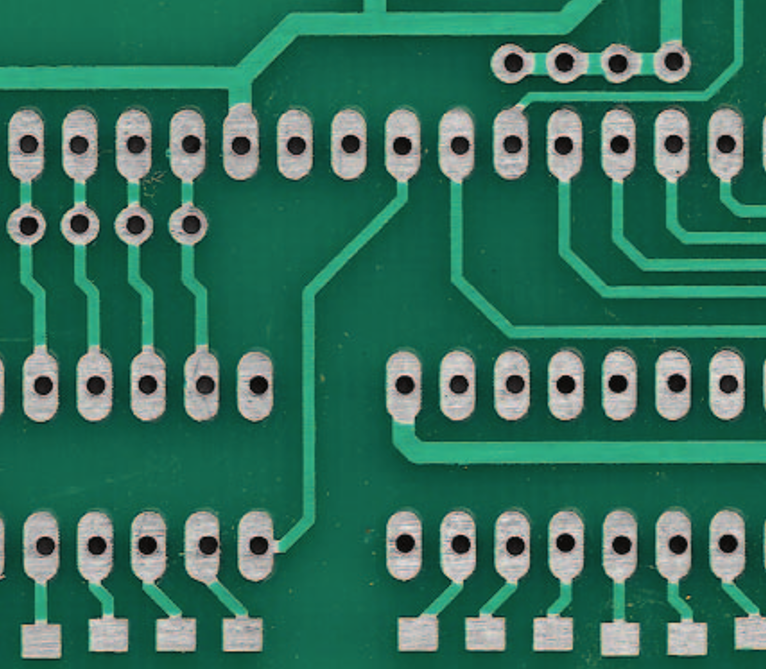
#> input picture Images/PCB1.png, 766 x 669 px, given in place of test.png, which was not available
$ jupyter execute PCB_Defect_Detection_Using_Image_Processing.ipynb   (shell and % lines are left out)   (text cells are left out)
#> lines starting #> are read from the running program, lines starting #| are printed output that depends on the picture; after the words box and inside, x2 and y2 are one past the last pixel; in counts of white or black regions, pixels touching at a corner belong together; pictures that were not available may be replaced by others from this repository, and a replacement may not be noted
[cell 1]
%cd '/content/drive/MyDrive/Image Processing Project/Test Images'

[cell 2]
import cv2 as cv
import numpy as np
import matplotlib.pyplot as plt
from google.colab.patches import cv2_imshow

[cell 3]
test_img = cv.imread('test.png')
#> test_img is the input picture: shape (669, 766, 3); mean B, G, R 91.4, 112.1, 51
template_img = cv.imread('template.png')
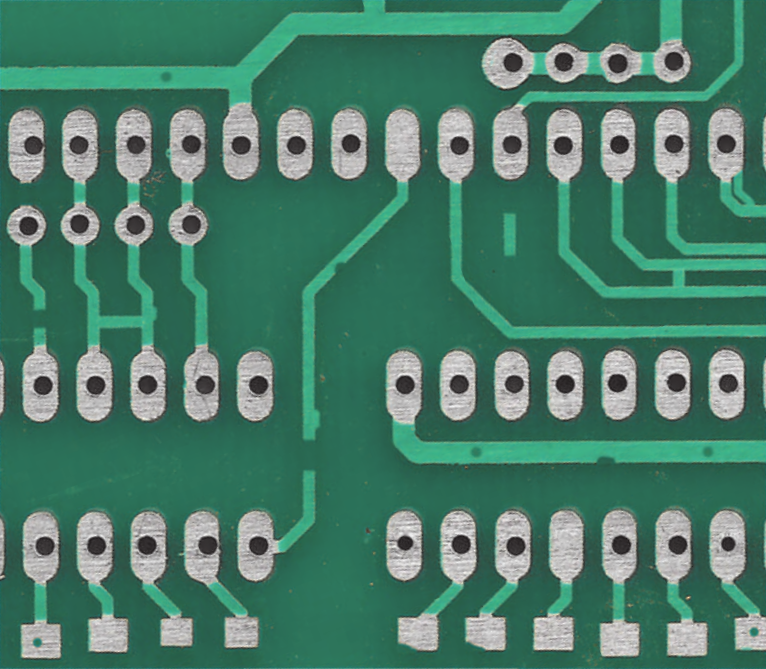
#> input picture Images/template.png, 766 x 669 px, found by its file name
#> template_img is the input picture: shape (669, 766, 3); mean B, G, R 105.2, 123.7, 73.1

f, ax = plt.subplots(1,2,figsize=(12,6))
ax[0].imshow(cv.cvtColor(template_img, cv.COLOR_BGR2RGB))
ax[0].axis('off')
ax[0].title.set_text('Working PCB')

ax[1].imshow(cv.cvtColor(test_img, cv.COLOR_BGR2RGB))
ax[1].axis('off')
ax[1].title.set_text('Defected PCB')
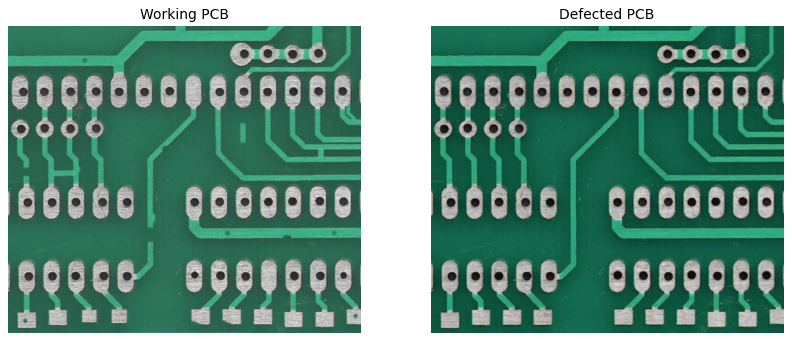
#> figure drawn by matplotlib, 2 panels

[cell 4]
gray_test_img = cv.cvtColor(test_img,cv.COLOR_BGR2GRAY)
gray_template_img = cv.cvtColor(template_img,cv.COLOR_BGR2GRAY)
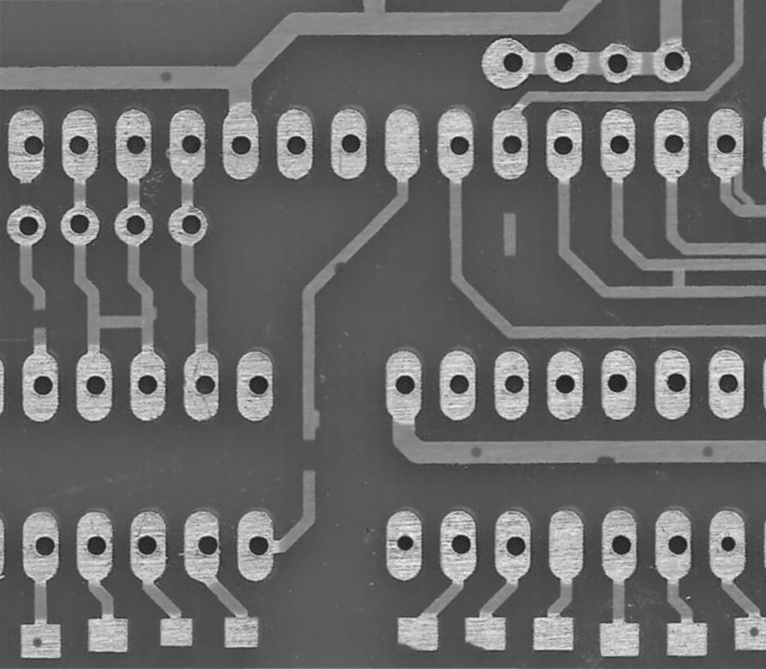
#> gray_template_img: shape (669, 766); min 28, max 246, mean 106.5

f, ax = plt.subplots(1,2,figsize=(12,6))
ax[0].imshow(gray_template_img,cmap='gray')
ax[0].axis('off')
ax[0].title.set_text('Working PCB')

ax[1].imshow(gray_test_img,cmap='gray')
ax[1].axis('off')
ax[1].title.set_text('Defected PCB')

[cell 5]
hist_test = cv.calcHist([gray_test_img],[0],None,[256],[0,256])
#> hist_test = 256 values, max 17107 at index 62, min 0 at index 0, mean 2001.8
hist_template = cv.calcHist([gray_template_img],[0],None,[256],[0,256])
#> hist_template = 256 values, max 21612 at index 81, min 0 at index 0, mean 2001.8

f, ax = plt.subplots(1,2,figsize=(15,5))
ax[0].plot(hist_template)
ax[0].title.set_text('Working PCB')

ax[1].plot(hist_test)
ax[1].title.set_text('Defected PCB')
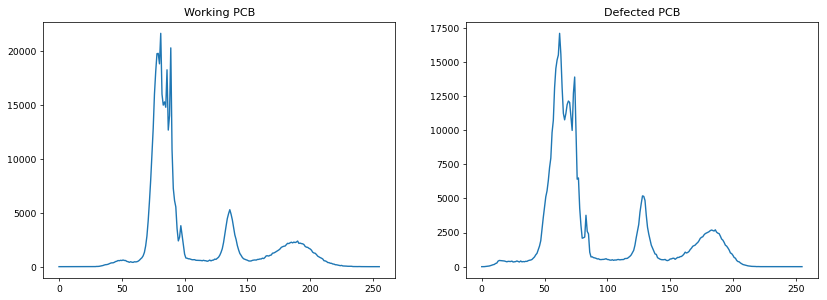
#> figure drawn by matplotlib, 2 panels; panel 1: curve peaks at x = 81, y = 21612; panel 2: curve peaks at x = 62, y = 17107

[cell 6]
med_test = cv.medianBlur(gray_test_img,7)
med_template = cv.medianBlur(gray_template_img,7)

f, ax = plt.subplots(1,2,figsize=(12,6))
ax[0].imshow(med_template,cmap='gray')
ax[0].axis('off')
ax[0].title.set_text('Working PCB After Median Filtering')

ax[1].imshow(med_test,cmap='gray')
ax[1].axis('off')
ax[1].title.set_text('Defected PCB After Median Filtering')

[cell 7]
gaus_test = cv.GaussianBlur(med_test,ksize=(3,3),sigmaX=1)
gaus_template = cv.GaussianBlur(med_template,ksize=(3,3),sigmaX=1)

f, ax = plt.subplots(1,2,figsize=(12,6))
ax[0].imshow(gaus_template,cmap='gray')
ax[0].axis('off')
ax[0].title.set_text('Working PCB After Gaussian Filtering')

ax[1].imshow(gaus_test,cmap='gray')
ax[1].axis('off')
ax[1].title.set_text('Defected PCB After Gaussian Filtering')

[cell 8]
hist_blur_test = cv.calcHist([gaus_test],[0],None,[256],[0,256])
#> hist_blur_test = 256 values, max 18741 at index 62, min 0 at index 0, mean 2001.8
hist_blur_template = cv.calcHist([gaus_template],[0],None,[256],[0,256])
#> hist_blur_template = 256 values, max 23916 at index 81, min 0 at index 0, mean 2001.8

f, ax = plt.subplots(1,2,figsize=(15,5))
ax[0].plot(hist_blur_template)
ax[0].title.set_text('Working PCB Histogram After Pre-processing')

ax[1].plot(hist_blur_test)
ax[1].title.set_text('Defected PCB Histogram After Pre-processing')
#> figure, not shown here; panel 1: curve peaks at x = 81, y = 23916; panel 2: curve peaks at x = 62, y = 18741

[cell 9]
sold_test = cv.inRange(gaus_test,145,255)
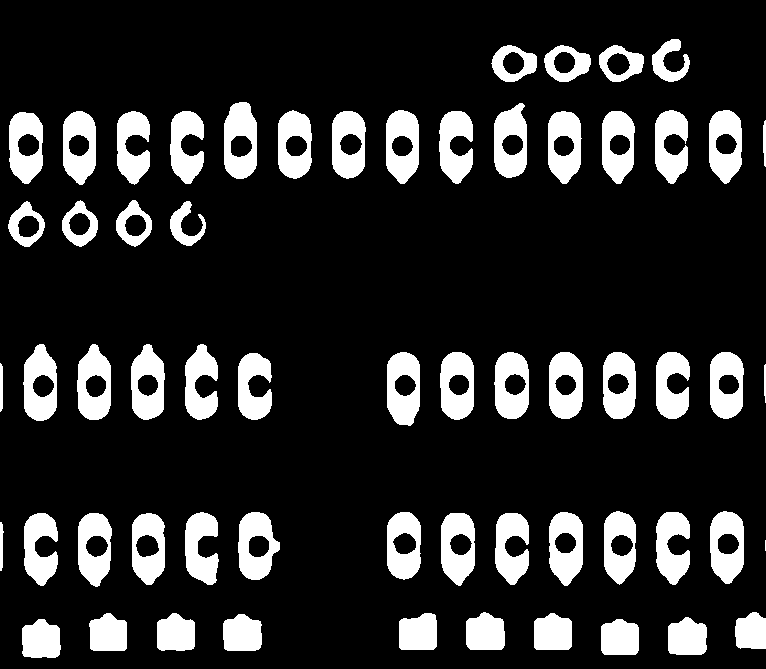
#> sold_test: shape (669, 766); 16.4% white; 61 white regions (1 under 20 px), largest, box (x1, y1, x2, y2) and area: (224, 102, 257, 179) 1843, (387, 352, 420, 426) 1800, (238, 512, 280, 580) 1789
sold_template = cv.inRange(gaus_template,140,255)
#> sold_template: shape (669, 766); 18.6% white; 103 white regions (17 under 20 px), largest, box (x1, y1, x2, y2) and area: (482, 36, 690, 88) 5009, (386, 110, 420, 186) 2104, (549, 511, 583, 587) 2097

f, ax = plt.subplots(1,2,figsize=(12,6))
ax[0].imshow(sold_template,cmap='gray')
ax[0].axis('off')
ax[0].title.set_text('Soldering Pads On Working PCB')

ax[1].imshow(sold_test,cmap='gray')
ax[1].axis('off')
ax[1].title.set_text('Soldering Pads On Defected PCB')

[cell 10]
wire_test = cv.inRange(gaus_test,105,150)
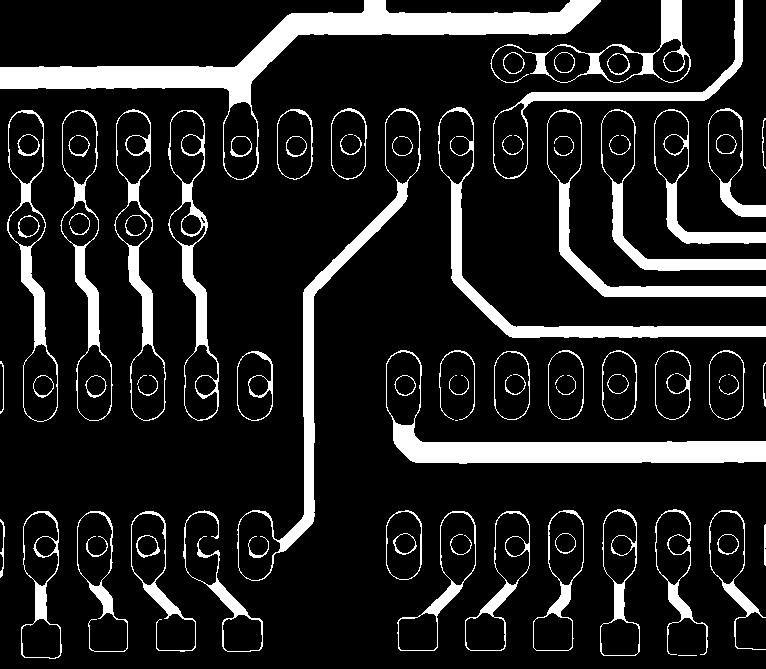
#> wire_test: shape (669, 766); 13.5% white; 80 white regions (9 under 20 px), largest, box (x1, y1, x2, y2) and area: (0, 0, 601, 180) 14450, (386, 350, 766, 464) 8319, (438, 107, 766, 338) 5075
wire_template = cv.inRange(gaus_template,95,145)
#> wire_template: shape (669, 766); 17.9% white; 85 white regions (5 under 20 px), largest, box (x1, y1, x2, y2) and area: (0, 0, 692, 180) 18016, (0, 0, 289, 50) 9670, (546, 108, 766, 299) 9518

f, ax = plt.subplots(1,2,figsize=(12,6))
ax[0].imshow(wire_template,cmap='gray')
ax[0].axis('off')
ax[0].title.set_text('Wire Tracks On Working PCB')

ax[1].imshow(wire_test,cmap='gray')
ax[1].axis('off')
ax[1].title.set_text('Wire Tracks On Defected PCB')

[cell 11]
kernel = np.ones((7,7))
open_wire_test = cv.morphologyEx(wire_test, cv.MORPH_OPEN, kernel)
#> open_wire_test: shape (669, 766); 10.1% white; 34 white regions, largest, box (x1, y1, x2, y2) and area: (0, 0, 599, 104) 14138, (393, 424, 766, 464) 8066, (451, 184, 766, 338) 4672
open_wire_template = cv.morphologyEx(wire_template, cv.MORPH_OPEN, kernel)
#> open_wire_template: shape (669, 766); 13.6% white; 34 white regions, largest, box (x1, y1, x2, y2) and area: (0, 0, 599, 103) 15422, (0, 0, 275, 45) 9506, (392, 425, 766, 465) 8685

f, ax = plt.subplots(1,2,figsize=(12,6))
ax[0].imshow(open_wire_template,cmap='gray')
ax[0].axis('off')
ax[0].title.set_text('Wire Tracks On Working PCB')

ax[1].imshow(open_wire_test,cmap='gray')
ax[1].axis('off')
ax[1].title.set_text('Wire Tracks On Defected PCB')

[cell 12]
bg_test = cv.inRange(gaus_test,0,105)
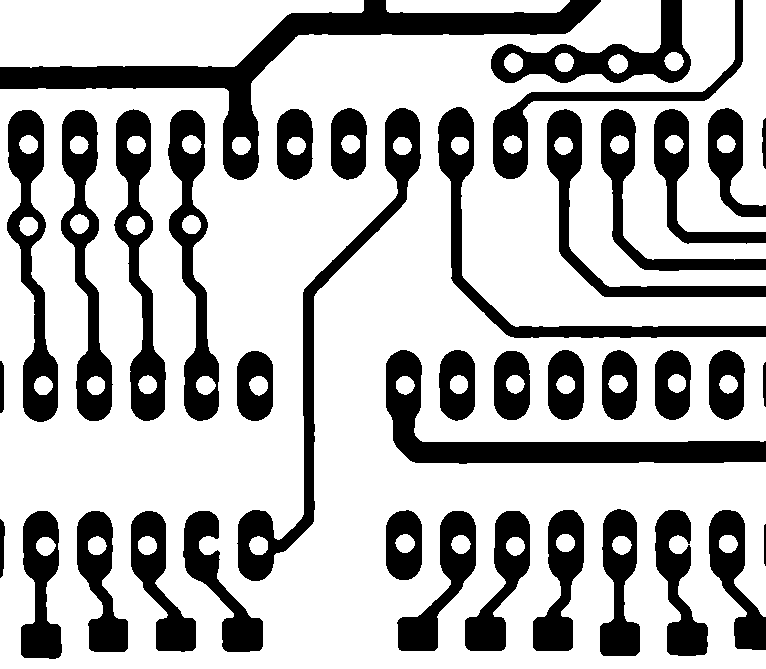
#> bg_test: shape (669, 766); 70.8% white; 39 black regions, largest, box (x1, y1, x2, y2) and area: (0, 0, 601, 180) 16243, (386, 350, 766, 464) 10125, (237, 108, 421, 581) 8519
bg_template = cv.inRange(gaus_template,0,95)
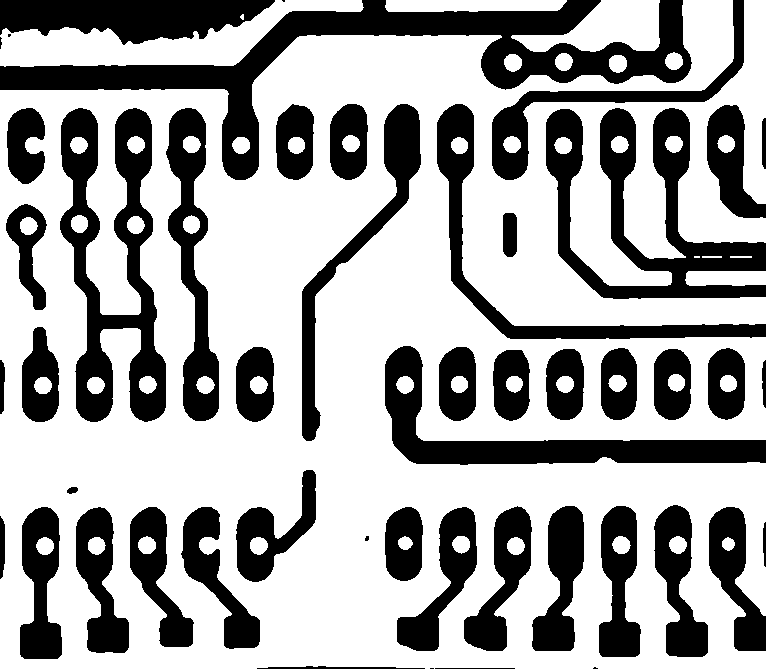
#> bg_template: shape (669, 766); 65.2% white; 49 black regions (6 under 20 px), largest, box (x1, y1, x2, y2) and area: (0, 0, 692, 180) 24676, (546, 108, 766, 299) 14919, (60, 108, 166, 422) 14587

f, ax = plt.subplots(1,2,figsize=(12,6))
ax[0].imshow(bg_template,cmap='gray')
ax[0].axis('off')
ax[0].title.set_text('Background Of Working PCB')

ax[1].imshow(bg_test,cmap='gray')
ax[1].axis('off')
ax[1].title.set_text('Background Of Defected PCB')

[cell 13]
f, ax = plt.subplots(2,3,figsize=(18,10))

# Soldering pads
ax[0][0].imshow(sold_template,cmap='gray')
ax[0][0].axis('off')
ax[0][0].title.set_text('Soldering Pads On Working PCB')

ax[1][0].imshow(sold_test,cmap='gray')
ax[1][0].axis('off')
ax[1][0].title.set_text('Soldering Pads On Defected PCB')

#Wire Tracks
ax[0][1].imshow(wire_template,cmap='gray')
ax[0][1].axis('off')
ax[0][1].title.set_text('Wire Tracks On Working PCB')

ax[1][1].imshow(wire_test,cmap='gray')
ax[1][1].axis('off')
ax[1][1].title.set_text('Wire Tracks On Defected PCB')

#Background Image
ax[0][2].imshow(bg_template,cmap='gray')
ax[0][2].axis('off')
ax[0][2].title.set_text('Background Of Working PCB')

ax[1][2].imshow(bg_test,cmap='gray')
ax[1][2].axis('off')
ax[1][2].title.set_text('Background Of Defected PCB')

[cell 14]
kernel = np.ones((13,3))
close_sold_test = cv.morphologyEx(sold_test, cv.MORPH_CLOSE, kernel)
#> close_sold_test: shape (669, 766); 16.8% white; 61 white regions (1 under 20 px), largest, box (x1, y1, x2, y2) and area: (224, 102, 257, 179) 1882, (387, 352, 420, 426) 1842, (238, 512, 280, 580) 1822
close_sold_template = cv.morphologyEx(sold_template, cv.MORPH_CLOSE, kernel)
#> close_sold_template: shape (669, 766); 19.2% white; 93 white regions (14 under 20 px), largest, box (x1, y1, x2, y2) and area: (409, 14, 690, 203) 8301, (61, 111, 99, 249) 2971, (386, 110, 420, 186) 2104

f, ax = plt.subplots(1,2,figsize=(12,6))
ax[0].imshow(close_sold_template,cmap='gray')
ax[0].axis('off')
ax[0].title.set_text('Pin Holes In Working PCB')

ax[1].imshow(close_sold_test,cmap='gray')
ax[1].axis('off')
ax[1].title.set_text('Pin Holes In Defected PCB')

[cell 15]
sold_test_fill = close_sold_test.copy()
sold_template_fill = close_sold_template.copy()

h, w = sold_test_fill.shape[:2]
#> h = 669; w = 766
mask = np.zeros((h+2, w+2), np.uint8)
cv.floodFill(sold_test_fill, mask, (0,0), 255);
#> sold_test_fill: shape (669, 766); 97.5% white; 43 black regions, largest, box (x1, y1, x2, y2) and area: (138, 535, 156, 557) 343, (19, 134, 37, 156) 336, (19, 216, 37, 237) 334
hole_test = cv.bitwise_not(sold_test_fill)

h, w = sold_template_fill.shape[:2]
mask = np.zeros((h+2, w+2), np.uint8)
cv.floodFill(sold_template_fill, mask, (0,0), 255);
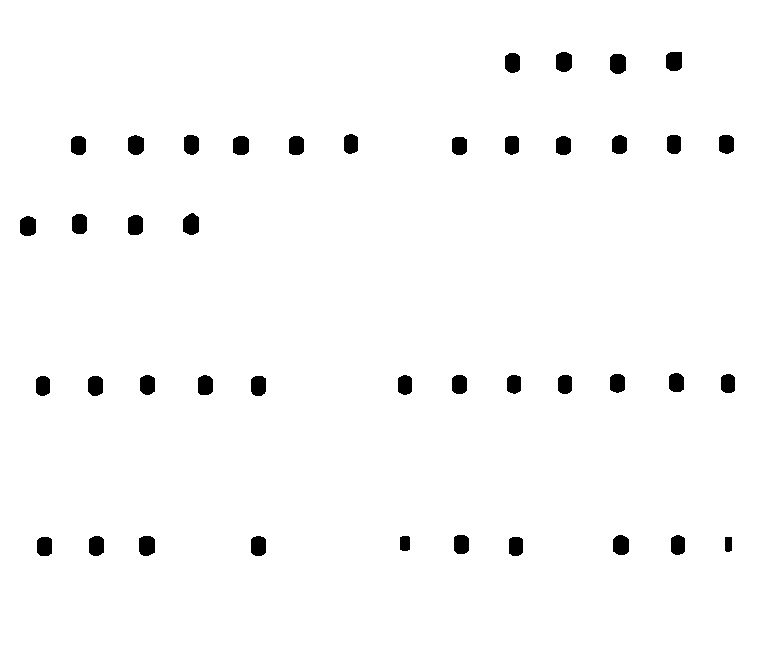
#> sold_template_fill: shape (669, 766); 97.9% white; 42 black regions, largest, box (x1, y1, x2, y2) and area: (183, 213, 199, 235) 293, (139, 536, 155, 556) 287, (610, 54, 626, 74) 286
hole_template = cv.bitwise_not(sold_template_fill)

f, ax = plt.subplots(1,2,figsize=(12,6))
ax[0].imshow(hole_template,cmap='gray')
ax[0].axis('off')
ax[0].title.set_text('Pin Holes In Working PCB')

ax[1].imshow(hole_test,cmap='gray')
ax[1].axis('off')
ax[1].title.set_text('Pin Holes In Defected PCB')

[cell 16]
pd_sold = sold_test - sold_template
nd_sold = sold_template - sold_test

kernel = np.ones((3,3))
open_pd_sold = cv.morphologyEx(pd_sold, cv.MORPH_OPEN, kernel)
open_nd_sold = cv.morphologyEx(nd_sold, cv.MORPH_OPEN, kernel)

f, ax = plt.subplots(2,2,figsize=(12,10))
ax[0][0].imshow(pd_sold,cmap='gray')
ax[0][0].axis('off')
ax[0][0].title.set_text('Positive Defects In Soldering Pads')

ax[1][0].imshow(nd_sold,cmap='gray')
ax[1][0].axis('off')
ax[1][0].title.set_text('Negative Defects In Soldering Pads')

ax[0][1].imshow(open_pd_sold,cmap='gray')
ax[0][1].axis('off')
ax[0][1].title.set_text('Positive Defects In Soldering Pads (Enhanced)')

ax[1][1].imshow(open_nd_sold,cmap='gray')
ax[1][1].axis('off')
ax[1][1].title.set_text('Negative Defects In Soldering Pads (Enhanced)')

[cell 17]
pd_wire = open_wire_test - open_wire_template
nd_wire = open_wire_template - open_wire_test

kernel = np.ones((3,3))
open_pd_wire = cv.morphologyEx(pd_wire, cv.MORPH_OPEN, kernel)
open_nd_wire = cv.morphologyEx(nd_wire, cv.MORPH_OPEN, kernel)
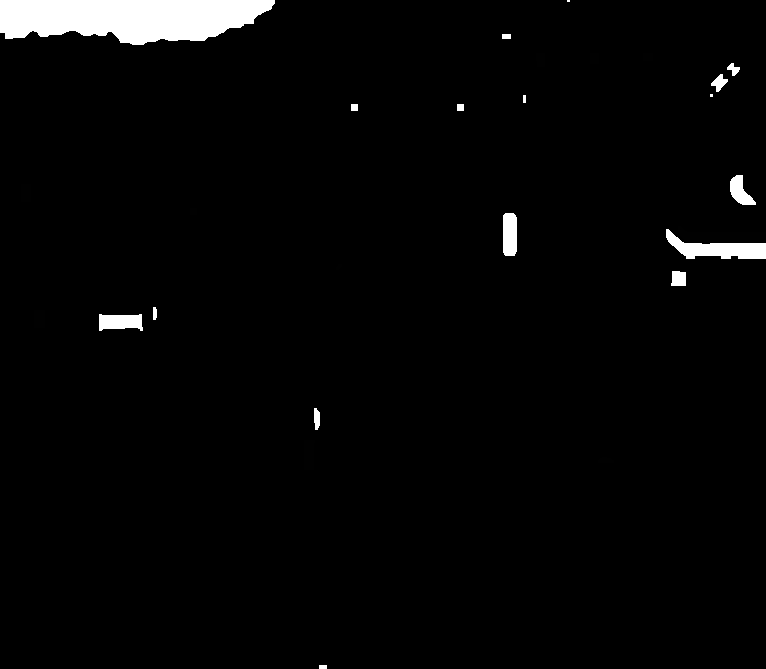
#> open_nd_wire: shape (669, 766); min 0, max 255, mean 6.7

f, ax = plt.subplots(2,2,figsize=(12,10))
ax[0][0].imshow(pd_wire,cmap='gray')
ax[0][0].axis('off')
ax[0][0].title.set_text('Positive Defects In Wire Tracks')

ax[1][0].imshow(nd_wire,cmap='gray')
ax[1][0].axis('off')
ax[1][0].title.set_text('Negative Defects In Wire Tracks')

ax[0][1].imshow(open_pd_wire,cmap='gray')
ax[0][1].axis('off')
ax[0][1].title.set_text('Positive Defects In Wire Tracks (Enhanced)')

ax[1][1].imshow(open_nd_wire,cmap='gray')
ax[1][1].axis('off')
ax[1][1].title.set_text('Negative Defects In Wire Tracks (Enhanced)')

[cell 18]
pd_hole = hole_test - hole_template
nd_hole = hole_template - hole_test

kernel = np.ones((3,3))
open_nd_hole = cv.morphologyEx(nd_hole, cv.MORPH_OPEN, kernel)

f, ax = plt.subplots(2,2,figsize=(12,10))
ax[0][0].imshow(pd_hole,cmap='gray')
ax[0][0].axis('off')
ax[0][0].title.set_text('Positive Defects In Pin Holes')

ax[0][1].imshow(nd_hole,cmap='gray')
ax[0][1].axis('off')
ax[0][1].title.set_text('Negative Defects In Pin Holes')

ax[1][0].imshow(pd_hole,cmap='gray')
ax[1][0].axis('off')
ax[1][0].title.set_text('Positive Defects In Pin Holes (No Enhancement)')

ax[1][1].imshow(open_nd_hole,cmap='gray')
ax[1][1].axis('off')
ax[1][1].title.set_text('Negative Defects In Pin Holes (Enhanced)')
